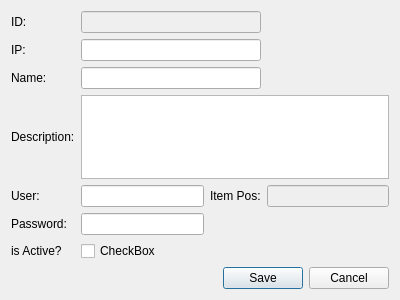
<?xml version="1.0" encoding="UTF-8"?>
<ui version="4.0">
 <class>ServerFormClass</class>
 <widget class="QDialog" name="ServerFormClass">
  <property name="geometry">
   <rect>
    <x>0</x>
    <y>0</y>
    <width>400</width>
    <height>300</height>
   </rect>
  </property>
  <property name="windowTitle">
   <string>Dialog</string>
  </property>
  <layout class="QVBoxLayout" name="verticalLayout">
   <item>
    <layout class="QGridLayout" name="gridLayout">
     <item row="0" column="0">
      <widget class="QLabel" name="label">
       <property name="text">
        <string>ID:</string>
       </property>
      </widget>
     </item>
     <item row="0" column="1" colspan="2">
      <widget class="QLineEdit" name="id">
       <property name="enabled">
        <bool>false</bool>
       </property>
      </widget>
     </item>
     <item row="1" column="0">
      <widget class="QLabel" name="label_2">
       <property name="text">
        <string>IP:</string>
       </property>
      </widget>
     </item>
     <item row="1" column="1" colspan="2">
      <widget class="QLineEdit" name="ip"/>
     </item>
     <item row="2" column="0">
      <widget class="QLabel" name="label_3">
       <property name="text">
        <string>Name:</string>
       </property>
      </widget>
     </item>
     <item row="2" column="1" colspan="2">
      <widget class="QLineEdit" name="name"/>
     </item>
     <item row="3" column="0">
      <widget class="QLabel" name="label_4">
       <property name="text">
        <string>Description:</string>
       </property>
      </widget>
     </item>
     <item row="3" column="1" colspan="3">
      <widget class="QPlainTextEdit" name="desc"/>
     </item>
     <item row="4" column="0">
      <widget class="QLabel" name="label_5">
       <property name="text">
        <string>User:</string>
       </property>
      </widget>
     </item>
     <item row="4" column="1">
      <widget class="QLineEdit" name="usr"/>
     </item>
     <item row="4" column="2">
      <widget class="QLabel" name="label_8">
       <property name="text">
        <string>Item Pos:</string>
       </property>
      </widget>
     </item>
     <item row="4" column="3">
      <widget class="QLineEdit" name="itemPos">
       <property name="enabled">
        <bool>false</bool>
       </property>
      </widget>
     </item>
     <item row="5" column="0">
      <widget class="QLabel" name="label_6">
       <property name="text">
        <string>Password:</string>
       </property>
      </widget>
     </item>
     <item row="5" column="1">
      <widget class="QLineEdit" name="pwd">
       <property name="echoMode">
        <enum>QLineEdit::Password</enum>
       </property>
      </widget>
     </item>
     <item row="6" column="0">
      <widget class="QLabel" name="label_7">
       <property name="text">
        <string>is Active?</string>
       </property>
      </widget>
     </item>
     <item row="6" column="1">
      <widget class="QCheckBox" name="isActive">
       <property name="text">
        <string>CheckBox</string>
       </property>
      </widget>
     </item>
    </layout>
   </item>
   <item>
    <widget class="QDialogButtonBox" name="buttonBox">
     <property name="orientation">
      <enum>Qt::Horizontal</enum>
     </property>
     <property name="standardButtons">
      <set>QDialogButtonBox::Cancel|QDialogButtonBox::Save</set>
     </property>
    </widget>
   </item>
  </layout>
 </widget>
 <resources/>
 <connections>
  <connection>
   <sender>buttonBox</sender>
   <signal>accepted()</signal>
   <receiver>ServerFormClass</receiver>
   <slot>accept()</slot>
   <hints>
    <hint type="sourcelabel">
     <x>248</x>
     <y>254</y>
    </hint>
    <hint type="destinationlabel">
     <x>157</x>
     <y>274</y>
    </hint>
   </hints>
  </connection>
  <connection>
   <sender>buttonBox</sender>
   <signal>rejected()</signal>
   <receiver>ServerFormClass</receiver>
   <slot>reject()</slot>
   <hints>
    <hint type="sourcelabel">
     <x>316</x>
     <y>260</y>
    </hint>
    <hint type="destinationlabel">
     <x>286</x>
     <y>274</y>
    </hint>
   </hints>
  </connection>
 </connections>
</ui>
